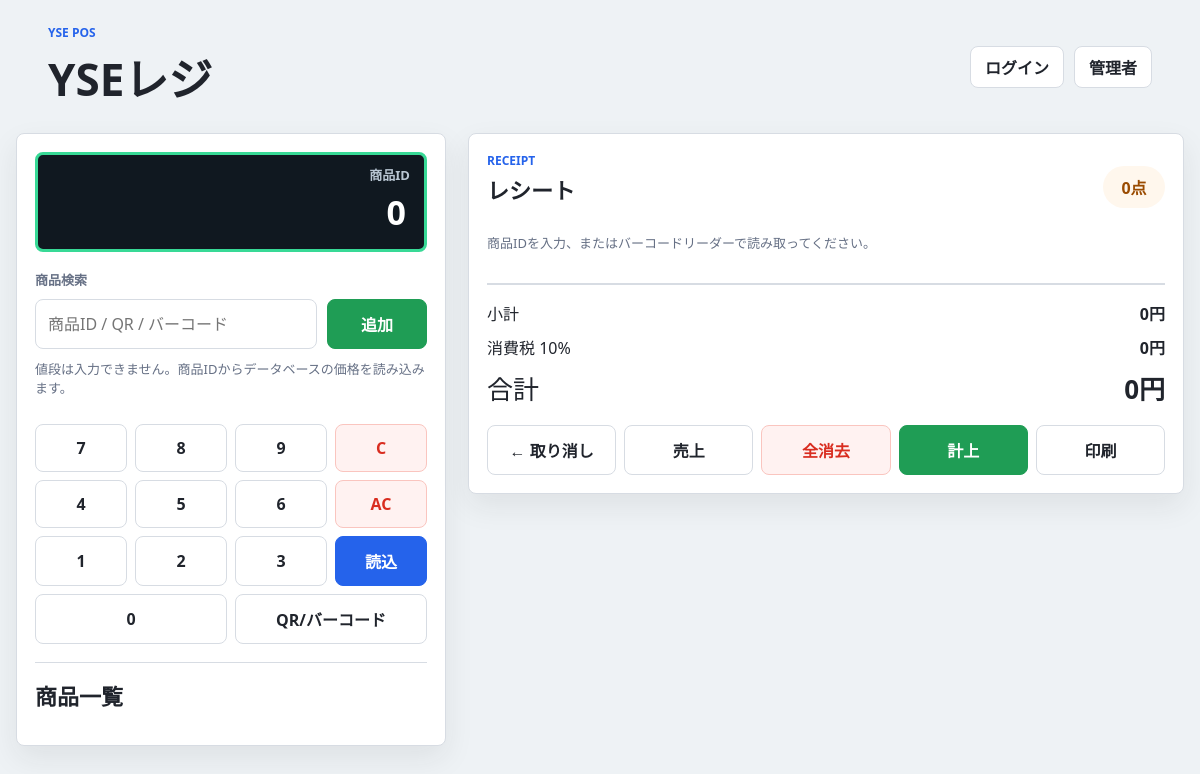
Before: / with the older database file.
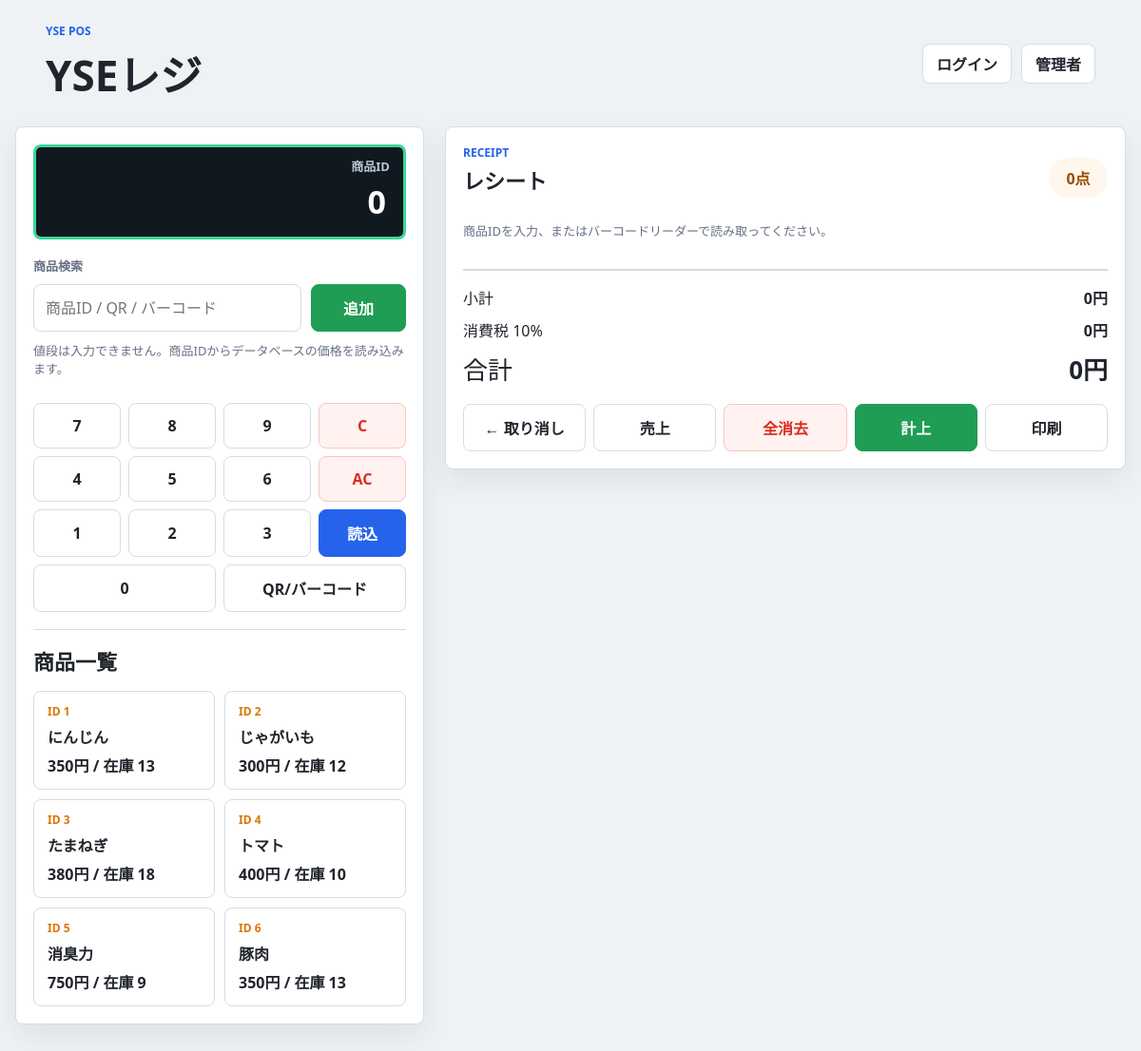
After: the same page with the newer database file.
### tables this page shows
CREATE TABLE `items` (
  `id` int(11) NOT NULL,
  `name` text NOT NULL,
  `price` int(11) NOT NULL,
  `stock` int(11) NOT NULL
);

CREATE TABLE `settings` (
  `key` varchar(50) NOT NULL,
  `value` varchar(255) NOT NULL
);

### db.php (called while the page is built, shortened)
<?php
function ensureAppSchema(PDO $pdo)
{
    $pdo->exec("
        CREATE TABLE IF NOT EXISTS settings (
            `key` varchar(50) NOT NULL,
            `value` varchar(255) NOT NULL,
            PRIMARY KEY (`key`)
        ) ENGINE=InnoDB DEFAULT CHARSET=utf8mb4 COLLATE=utf8mb4_general_ci
    ");
    $pdo->exec("
        CREATE TABLE IF NOT EXISTS sale_items (
            id int(11) NOT NULL AUTO_INCREMENT,
            sale_id int(11) NOT NULL,
            item_id int(11) NOT NULL,
            item_name varchar(255) NOT NULL,
            unit_price int(11) NOT NULL,
            quantity int(11) NOT NULL,
            discount int(11) NOT NULL DEFAULT 0,
            subtotal int(11) NOT NULL,
            created_at timestamp NOT NULL DEFAULT current_timestamp(),
            PRIMARY KEY (id),
            KEY sale_id (sale_id),
            KEY item_id (item_id)
        ) ENGINE=InnoDB DEFAULT CHARSET=utf8mb4 COLLATE=utf8mb4_general_ci
    ");
    $stmt = $pdo->prepare("INSERT IGNORE INTO settings (`key`, `value`) VALUES ('tax_rate', '10')");
    $stmt->execute();
}
function getTaxRate(PDO $pdo)
{
    ensureAppSchema($pdo);
    $stmt = $pdo->prepare("SELECT `value` FROM settings WHERE `key` = 'tax_rate'");
    $stmt->execute();
    $rate = $stmt->fetchColumn();
    if ($rate === false || !is_numeric($rate)) {
        return 10.0;
    }
    return max(0, min(100, (float)$rate));
}

### index.php (the view, shortened to what this page needs)
<?php
require_once 'db.php';
function h($value)
{
    return htmlspecialchars((string)$value, ENT_QUOTES, 'UTF-8');
}
function yen($value)
{
    return number_format((int)$value) . '円';
}
function cartSubtotal(array $cart)
{
    $subtotal = 0;
    return $subtotal;
}
function cartCount(array $cart)
{
    $count = 0;
    return $count;
}
$cart = $_SESSION['cart'] ?? [];
$lastReceipt = $_SESSION['last_receipt'] ?? null;
$items = [];
$taxRate = 10.0;
try {
    $pdo = getPdo();
    $taxRate = getTaxRate($pdo);
    $items = $pdo->query('SELECT id, name, price, stock FROM items ORDER BY id')->fetchAll();
} catch (PDOException $e) {
    $dbError = 'データベースに接続できません。XAMPPのMySQLを確認してください。';
    error_log('画面表示エラー: ' . $e->getMessage());
}
$subtotal = cartSubtotal($cart);
$taxAmount = (int)floor($subtotal * ($taxRate / 100));
$total = $subtotal + $taxAmount;
$showLastReceipt = !$cart && $lastReceipt;
$receiptRows = $showLastReceipt ? ($lastReceipt['cart'] ?? []) : $cart;
$displaySubtotal = $showLastReceipt ? (int)$lastReceipt['subtotal'] : $subtotal;
$displayTaxRate = $showLastReceipt ? (float)$lastReceipt['tax_rate'] : $taxRate;
$displayTotal = $showLastReceipt ? (int)$lastReceipt['total'] : $total;
$displayTaxAmount = max(0, $displayTotal - $displaySubtotal);
$displayItemCount = cartCount($receiptRows);
?>
<!DOCTYPE html>
<html lang="ja">
<head>
    <link rel="stylesheet" href="style.css">
</head>
<body class="pos-page">
    <header class="app-header">
        <div>
            <p class="eyebrow">YSE POS</p>
            <h1>YSEレジ</h1>
        </div>
        <nav class="top-actions">
            <a href="login.php">ログイン</a>
            <a href="admin_menu.php">管理者</a>
        </nav>
    </header>
    <main class="pos-layout">
        <section class="register-panel">
            <div class="screen modern-screen">
                <div class="op-indicator">商品ID</div>
                <div id="disp">0</div>
            </div>
            <form method="post" action="process.php" class="scan-form" id="scanForm">
                <label for="item_id">商品検索</label>
                <div class="scan-row">
                    <input
                        type="text"
                        inputmode="numeric"
                        pattern="[0-9]*"
                        name="item_id"
                        id="item_id"
                        placeholder="商品ID / QR / バーコード"
                        autocomplete="off"
                        autofocus
                    >
                    <button type="submit" class="primary-btn">追加</button>
                </div>
                <p class="hint">値段は入力できません。商品IDからデータベースの価格を読み込みます。</p>
            </form>
            <div class="keypad product-keypad" aria-label="商品ID入力キー">
                <button type="button" onclick="addDigit('7')">7</button>
                <button type="button" onclick="addDigit('8')">8</button>
                <button type="button" onclick="addDigit('9')">9</button>
                <button type="button" class="danger-soft" onclick="deleteDigit()">C</button>
                <button type="button" onclick="addDigit('4')">4</button>
                <button type="button" onclick="addDigit('5')">5</button>
                <button type="button" onclick="addDigit('6')">6</button>
                <button type="button" class="danger-soft" onclick="clearInput()">AC</button>
                <button type="button" onclick="addDigit('1')">1</button>
                <button type="button" onclick="addDigit('2')">2</button>
                <button type="button" onclick="addDigit('3')">3</button>
                <button type="button" class="accent-btn" onclick="submitScan()">読込</button>
                <button type="button" class="span-2" onclick="addDigit('0')">0</button>
                <button type="button" class="span-2" onclick="startScanner()">QR/バーコード</button>
            </div>
            <div class="catalog">
                <h2>商品一覧</h2>
                <div class="item-grid">
                    <?php foreach ($items as $item): ?>
                        <form method="post" action="process.php" class="item-tile">
                            <button type="submit">
                                <span class="item-id">ID <?= h($item['id']) ?></span>
                                <strong><?= h($item['name']) ?></strong>
                                <span><?= yen($item['price']) ?> / 在庫 <?= h($item['stock']) ?></span>
                            </button>
                        </form>
                    <?php endforeach; ?>
                </div>
            </div>
        </section>
        <section class="receipt-panel">
            <div class="receipt-head">
                <div>
                    <p class="eyebrow">RECEIPT</p>
                    <h2><?= $showLastReceipt ? '直近のレシート' : 'レシート' ?></h2>
                </div>
                <span class="count-badge"><?= h($displayItemCount) ?>点</span>
            </div>
            <div class="receipt-lines" id="printArea">
                <?php if (!$receiptRows): ?>
                    <p class="empty">商品IDを入力、またはバーコードリーダーで読み取ってください。</p>
                <?php endif; ?>
            </div>
            <div class="totals">
                <div><span>小計</span><strong><?= yen($displaySubtotal) ?></strong></div>
                <div><span>消費税 <?= h(rtrim(rtrim(number_format($displayTaxRate, 2), '0'), '.')) ?>%</span><strong><?= yen($displayTaxAmount) ?></strong></div>
                <div class="grand-total"><span>合計</span><strong><?= yen($displayTotal) ?></strong></div>
            </div>
            <div class="receipt-actions">
                <form method="post" action="process.php">
                    <button type="submit" name="action" value="undo">← 取り消し</button>
                </form>
                <form method="post" action="process.php">
                    <button type="submit" name="action" value="sales_total">売上</button>
                </form>
                <form method="post" action="process.php">
                    <button type="submit" name="action" value="clear_cart" class="danger-soft">全消去</button>
                </form>
                <form method="post" action="process.php">
                    <button type="submit" name="action" value="checkout" class="primary-btn">計上</button>
                </form>
                <button type="button" onclick="window.print()">印刷</button>
            </div>
        </section>
    </main>
</body>
</html>

### style.css (style rules this page uses)
:root { --ink: #20242c; --muted: #667085; --line: #d7dce3; --panel: #ffffff; --page: #eef2f5; --screen: #101820; --green: #1f9d55; --blue: #2563eb; --red: #d92d20; --amber: #d97706; }
* { box-sizing: border-box; }
body { margin: 0; min-height: 100vh; font-family: "Segoe UI", "Yu Gothic", sans-serif; color: var(--ink); background: var(--page); }
button, input, select { font: inherit; }
button, .top-actions a { border: 1px solid var(--line); border-radius: 8px; background: #fff; color: var(--ink); cursor: pointer; transition: transform 160ms ease, box-shadow 160ms ease, background 160ms ease, border-color 160ms ease; }
button { padding: 12px 14px; font-weight: 700; }
input, select { width: 100%; border: 1px solid var(--line); border-radius: 8px; padding: 11px 12px; background: #fff; }
label { display: grid; gap: 6px; font-size: 13px; font-weight: 700; color: var(--muted); }
.app-header { display: flex; align-items: center; justify-content: space-between; gap: 20px; padding: 24px clamp(16px, 4vw, 48px); }
h1, h2, h3, p { margin-top: 0; }
h1 { margin-bottom: 0; font-size: clamp(28px, 4vw, 44px); }
h2 { margin-bottom: 16px; font-size: 22px; }
.eyebrow { margin-bottom: 4px; color: var(--blue); font-size: 12px; font-weight: 800; letter-spacing: 0; }
.top-actions { display: flex; gap: 10px; }
.top-actions a { display: inline-flex; align-items: center; justify-content: center; min-height: 42px; padding: 0 14px; text-decoration: none; font-weight: 700; }
.pos-layout, .admin-layout { width: min(1180px, calc(100% - 32px)); margin: 0 auto 40px; }
.pos-layout { display: grid; grid-template-columns: minmax(300px, 430px) 1fr; gap: 22px; align-items: start; }
.register-panel, .receipt-panel, .admin-card { background: var(--panel); border: 1px solid var(--line); border-radius: 8px; padding: 18px; box-shadow: 0 12px 30px rgba(32, 36, 44, 0.08); }
.screen { position: relative; min-height: 92px; margin-bottom: 18px; padding: 34px 18px 14px; border: 3px solid #38d996; border-radius: 8px; background: var(--screen); color: #fff; text-align: right; }
.op-indicator { position: absolute; top: 10px; right: 14px; color: #b9c6d3; font-size: 13px; font-weight: 700; }
#disp { overflow: hidden; min-height: 38px; font-size: 34px; font-weight: 800; text-overflow: ellipsis; white-space: nowrap; }
.scan-form { display: grid; gap: 10px; margin-bottom: 14px; }
.scan-row { display: grid; grid-template-columns: 1fr 100px; gap: 10px; }
.hint, .empty { color: var(--muted); font-size: 13px; }
.keypad { display: grid; grid-template-columns: repeat(4, 1fr); gap: 8px; }
.product-keypad { margin-bottom: 18px; }
.span-2 { grid-column: span 2; }
.primary-btn { border-color: var(--green); background: var(--green); color: #fff; }
.accent-btn { border-color: var(--blue); background: var(--blue); color: #fff; }
.danger-soft { border-color: #fac5bf; background: #fff2f1; color: var(--red); }
.catalog { border-top: 1px solid var(--line); padding-top: 16px; }
.item-grid { display: grid; grid-template-columns: repeat(2, minmax(0, 1fr)); gap: 10px; }
.item-tile button { width: 100%; min-height: 104px; display: grid; gap: 5px; text-align: left; }
.item-id { color: var(--amber); font-size: 12px; font-weight: 800; }
.receipt-head { display: flex; align-items: center; justify-content: space-between; gap: 16px; margin-bottom: 12px; }
.count-badge { min-width: 62px; padding: 9px 12px; border-radius: 999px; background: #fff7ed; color: #9a4b00; text-align: center; font-weight: 800; }
.receipt-lines { display: grid; gap: 10px; }
.totals { display: grid; gap: 10px; margin: 18px 0; padding-top: 16px; border-top: 2px solid var(--line); }
.totals div { display: flex; justify-content: space-between; gap: 16px; }
.grand-total { font-size: 26px; }
.receipt-actions { display: grid; grid-template-columns: repeat(5, minmax(0, 1fr)); gap: 8px; }
.receipt-actions form, .receipt-actions button { width: 100%; }

Changed rows visible on the page:
added items: id "1", name "にんじん", price "350円", stock "13"
added items: id "2", name "じゃがいも", price "300円", stock "12"
added items: id "3", name "たまねぎ", price "380円", stock "18"
added items: id "4", name "トマト", price "400円", stock "10"
added items: id "5", name "消臭力", price "750円", stock "9"
added items: id "6", name "豚肉", price "350円", stock "13"
added settings: value "10", value "0円"
Other visible differences:
rtrim(rtrim(number_format($displayTaxRate, 2), '0'), '.'): "10" → (not shown)
yen($displayTaxAmount): "0円" → (not shown)
yen($displayTotal): "0円" → (not shown)
